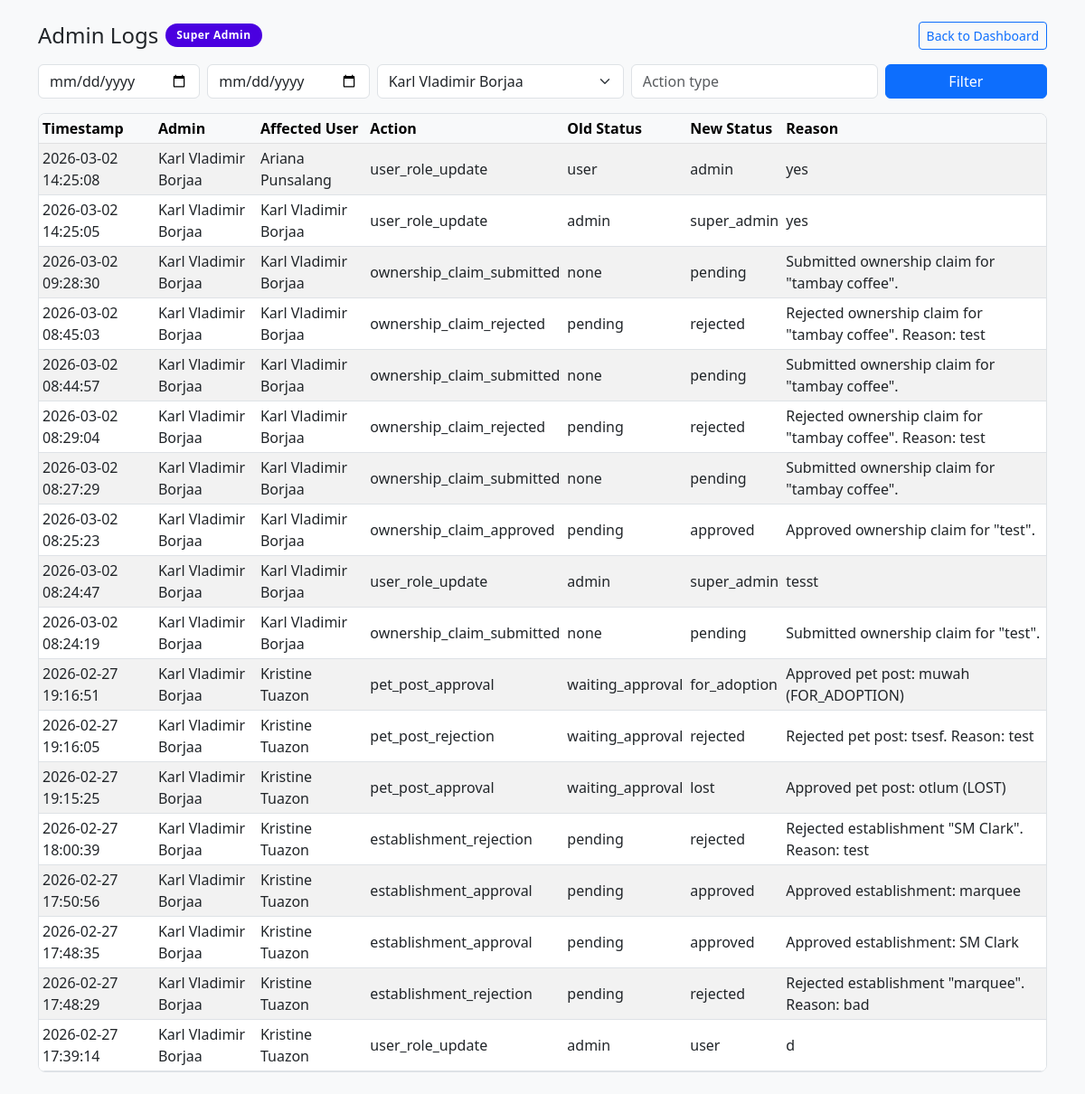
Page /admin_logs.php?admin=5 (signed in) on the committed database.
### tables this page shows
CREATE TABLE `admin_logs` (
  `log_id` int(11) NOT NULL,
  `admin_id` int(11) NOT NULL,
  `admin_name` varchar(255) NOT NULL,
  `affected_user_id` int(11) DEFAULT NULL,
  `affected_user_name` varchar(255) DEFAULT NULL,
  `action_type` varchar(80) NOT NULL,
  `old_status` varchar(80) DEFAULT NULL,
  `new_status` varchar(80) DEFAULT NULL,
  `reason` text DEFAULT NULL,
  `created_at` timestamp NOT NULL DEFAULT current_timestamp()
);

### admin_logs.php (the view, shortened to what this page needs)
<?php
require_once 'db_config.php';
$currentRole = $_SESSION['role'] ?? 'admin';
$from = $_GET['from'] ?? '';
$to = $_GET['to'] ?? '';
$admin = $_GET['admin'] ?? '';
$action = $_GET['action'] ?? '';
$where = [];
$params = [];
if ($admin !== '') {
    $where[] = "admin_id = :admin_id";
    $params['admin_id'] = $admin;
}
$sql = "SELECT * FROM admin_logs";
if (!empty($where)) {
    $sql .= " WHERE " . implode(" AND ", $where);
}
$sql .= " ORDER BY created_at DESC LIMIT 500";
$logs = [];
try {
    $stmt = $pdo->prepare($sql);
    $stmt->execute($params);
    $logs = $stmt->fetchAll(PDO::FETCH_ASSOC);
} catch (Exception $e) {
    $logs = [];
}
$admins = [];
try {
    $admins = $pdo->query("SELECT DISTINCT admin_id, admin_name FROM admin_logs ORDER BY admin_name ASC")->fetchAll(PDO::FETCH_ASSOC);
} catch (Exception $e) {
    $admins = [];
}
?>
<!DOCTYPE html>
<html lang="en">
<head>
    <link href="https://cdn.jsdelivr.net/npm/bootstrap@5.3.0/dist/css/bootstrap.min.css" rel="stylesheet">
</head>
<body class="bg-light">
<div class="container py-4">
    <div class="d-flex justify-content-between align-items-center mb-3">
        <div class="d-flex align-items-center gap-2">
            <h1 class="h4 mb-0">Admin Logs</h1>
            <?php if ($currentRole === 'super_admin'): ?>
                <span class="role-badge super-admin-badge">Super Admin</span>
            <?php else: ?>
                <span class="role-badge admin-badge">Admin</span>
            <?php endif; ?>
        </div>
        <a href="admin_reports.php" class="btn btn-outline-primary btn-sm">Back to Dashboard</a>
    </div>
    <form method="GET" class="row g-2 mb-3">
        <div class="col-md-2"><input type="date" name="from" value="<?php echo htmlspecialchars($from); ?>" class="form-control"></div>
        <div class="col-md-2"><input type="date" name="to" value="<?php echo htmlspecialchars($to); ?>" class="form-control"></div>
        <div class="col-md-3">
            <select name="admin" class="form-select">
                <?php foreach ($admins as $a): ?>
                    <option value="<?php echo (int)$a['admin_id']; ?>" <?php echo ($admin == $a['admin_id']) ? 'selected' : ''; ?>>
                        <?php echo htmlspecialchars($a['admin_name']); ?>
                    </option>
                <?php endforeach; ?>
            </select>
        </div>
        <div class="col-md-3"><input type="text" name="action" value="<?php echo htmlspecialchars($action); ?>" class="form-control" placeholder="Action type"></div>
        <div class="col-md-2"><button class="btn btn-primary w-100">Filter</button></div>
    </form>
    <div class="table-responsive bg-white rounded-3 border">
        <table class="table table-sm table-striped align-middle mb-0">
            <thead class="table-light">
                <tr>
                    <th>Timestamp</th>
                    <th>Admin</th>
                    <th>Affected User</th>
                    <th>Action</th>
                    <th>Old Status</th>
                    <th>New Status</th>
                    <th>Reason</th>
                </tr>
            </thead>
            <tbody>
                <?php if (empty($logs)): ?>
                    <tr><td colspan="7" class="text-center py-3">No logs found.</td></tr>
                <?php else: ?>
                    <?php foreach ($logs as $log): ?>
                        <tr>
                            <td><?php echo htmlspecialchars($log['created_at']); ?></td>
                            <td><?php echo htmlspecialchars($log['admin_name']); ?></td>
                            <td><?php echo htmlspecialchars($log['affected_user_name'] ?? '-'); ?></td>
                            <td><?php echo htmlspecialchars($log['action_type']); ?></td>
                            <td><?php echo htmlspecialchars($log['old_status'] ?? '-'); ?></td>
                            <td><?php echo htmlspecialchars($log['new_status'] ?? '-'); ?></td>
                            <td><?php echo htmlspecialchars($log['reason'] ?? '-'); ?></td>
                        </tr>
                    <?php endforeach; ?>
                <?php endif; ?>
            </tbody>
        </table>
    </div>
</div>
</body>
</html>

### admin_logs.php (style rules this page uses)
.role-badge { display: inline-block; padding: 4px 12px; border-radius: 20px; font-size: 0.75rem; font-weight: 600; letter-spacing: 0.5px; }
.super-admin-badge { background: #4a00e0; color: #ffffff; }

### rows in the picture
admin_logs: created_at "2026-03-02 14:25:08", admin_name "Karl Vladimir Borjaa", affected_user_name "Ariana Punsalang", action_type "user_role_update", old_status "user", new_status "admin", reason "yes"
admin_logs: created_at "2026-03-02 14:25:05", admin_name "Karl Vladimir Borjaa", affected_user_name "Karl Vladimir Borjaa", action_type "user_role_update", old_status "admin", new_status "super_admin", reason "yes"
admin_logs: created_at "2026-03-02 09:28:30", admin_name "Karl Vladimir Borjaa", affected_user_name "Karl Vladimir Borjaa", action_type "ownership_claim_submitted", old_status "none", new_status "pending", reason "Submitted ownership claim for \"tambay coffee\"."
admin_logs: created_at "2026-03-02 08:45:03", admin_name "Karl Vladimir Borjaa", affected_user_name "Karl Vladimir Borjaa", action_type "ownership_claim_rejected", old_status "pending", new_status "rejected", reason "Rejected ownership claim for \"tambay coffee\". Reason: test"
admin_logs: created_at "2026-03-02 08:44:57", admin_name "Karl Vladimir Borjaa", affected_user_name "Karl Vladimir Borjaa", action_type "ownership_claim_submitted", old_status "none", new_status "pending", reason "Submitted ownership claim for \"tambay coffee\"."
admin_logs: created_at "2026-03-02 08:29:04", admin_name "Karl Vladimir Borjaa", affected_user_name "Karl Vladimir Borjaa", action_type "ownership_claim_rejected", old_status "pending", new_status "rejected", reason "Rejected ownership claim for \"tambay coffee\". Reason: test"
admin_logs: created_at "2026-03-02 08:27:29", admin_name "Karl Vladimir Borjaa", affected_user_name "Karl Vladimir Borjaa", action_type "ownership_claim_submitted", old_status "none", new_status "pending", reason "Submitted ownership claim for \"tambay coffee\"."
admin_logs: created_at "2026-03-02 08:25:23", admin_name "Karl Vladimir Borjaa", affected_user_name "Karl Vladimir Borjaa", action_type "ownership_claim_approved", old_status "pending", new_status "approved", reason "Approved ownership claim for \"test\"."
admin_logs: created_at "2026-03-02 08:24:47", admin_name "Karl Vladimir Borjaa", affected_user_name "Karl Vladimir Borjaa", action_type "user_role_update", old_status "admin", new_status "super_admin", reason "tesst"
admin_logs: created_at "2026-03-02 08:24:19", admin_name "Karl Vladimir Borjaa", affected_user_name "Karl Vladimir Borjaa", action_type "ownership_claim_submitted", old_status "none", new_status "pending", reason "Submitted ownership claim for \"test\"."
admin_logs: created_at "2026-02-27 19:16:51", admin_name "Karl Vladimir Borjaa", affected_user_name "Kristine Tuazon", action_type "pet_post_approval", old_status "waiting_approval", new_status "for_adoption", reason "Approved pet post: muwah (FOR_ADOPTION)"
admin_logs: created_at "2026-02-27 19:16:05", admin_name "Karl Vladimir Borjaa", affected_user_name "Kristine Tuazon", action_type "pet_post_rejection", old_status "waiting_approval", new_status "rejected", reason "Rejected pet post: tsesf. Reason: test"
admin_logs: created_at "2026-02-27 19:15:25", admin_name "Karl Vladimir Borjaa", affected_user_name "Kristine Tuazon", action_type "pet_post_approval", old_status "waiting_approval", new_status "lost", reason "Approved pet post: otlum (LOST)"
admin_logs: created_at "2026-02-27 18:00:39", admin_name "Karl Vladimir Borjaa", affected_user_name "Kristine Tuazon", action_type "establishment_rejection", old_status "pending", new_status "rejected", reason "Rejected establishment \"SM Clark\". Reason: test"
admin_logs: created_at "2026-02-27 17:50:56", admin_name "Karl Vladimir Borjaa", affected_user_name "Kristine Tuazon", action_type "establishment_approval", old_status "pending", new_status "approved", reason "Approved establishment: marquee"
admin_logs: created_at "2026-02-27 17:48:35", admin_name "Karl Vladimir Borjaa", affected_user_name "Kristine Tuazon", action_type "establishment_approval", old_status "pending", new_status "approved", reason "Approved establishment: SM Clark"
admin_logs: created_at "2026-02-27 17:48:29", admin_name "Karl Vladimir Borjaa", affected_user_name "Kristine Tuazon", action_type "establishment_rejection", old_status "pending", new_status "rejected", reason "Rejected establishment \"marquee\". Reason: bad"
admin_logs: created_at "2026-02-27 17:39:14", admin_name "Karl Vladimir Borjaa", affected_user_name "Kristine Tuazon", action_type "user_role_update", old_status "admin", new_status "user", reason "d"

### other values in the picture
form field admin "Karl Vladimir Borjaa"
